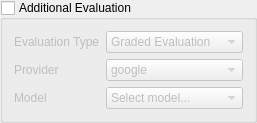
         <widget class="QGroupBox" name="groupAdditionalEvaluation3">
          <property name="title">
           <string>Additional Evaluation</string>
          </property>
          <property name="checkable">
           <bool>true</bool>
          </property>
          <property name="checked">
           <bool>false</bool>
          </property>
          <layout class="QFormLayout" name="formAdditionalEvaluation3">
           <item row="0" column="0">
            <widget class="QLabel" name="labelAdditionalEvalType3">
             <property name="text">
              <string>Evaluation Type</string>
             </property>
            </widget>
           </item>
           <item row="0" column="1">
            <widget class="QComboBox" name="comboAdditionalEvalType3">
             <item>
              <property name="text">
               <string>Graded Evaluation</string>
              </property>
             </item>
             <item>
              <property name="text">
               <string>Pairwise Evaluation</string>
              </property>
             </item>
            </widget>
           </item>
           <item row="1" column="0">
            <widget class="QLabel" name="labelAdditionalEvalProvider3">
             <property name="text">
              <string>Provider</string>
             </property>
            </widget>
           </item>
           <item row="1" column="1">
            <widget class="QComboBox" name="comboAdditionalEvalProvider3">
             <item>
              <property name="text">
               <string>google</string>
              </property>
             </item>
             <item>
              <property name="text">
               <string>openai</string>
              </property>
             </item>
             <item>
              <property name="text">
               <string>openrouter</string>
              </property>
             </item>
            </widget>
           </item>
           <item row="2" column="0">
            <widget class="QLabel" name="labelAdditionalEvalModel3">
             <property name="text">
              <string>Model</string>
             </property>
            </widget>
           </item>
           <item row="2" column="1">
            <widget class="QComboBox" name="comboAdditionalEvalModel3">
             <item>
              <property name="text">
               <string>Select model...</string>
              </property>
             </item>
             <item>
              <property name="text">
               <string>gemini-2.5-flash</string>
              </property>
             </item>
             <item>
              <property name="text">
               <string>gpt-4.1</string>
              </property>
             </item>
             <item>
              <property name="text">
               <string>gpt-4o</string>
              </property>
             </item>
             <item>
              <property name="text">
               <string>gpt-5-mini</string>
              </property>
             </item>
             <item>
              <property name="text">
               <string>o4-mini</string>
              </property>
             </item>
             <item>
              <property name="text">
               <string>openrouter: custom</string>
              </property>
             </item>
            </widget>
           </item>
          </layout>
         </widget>
